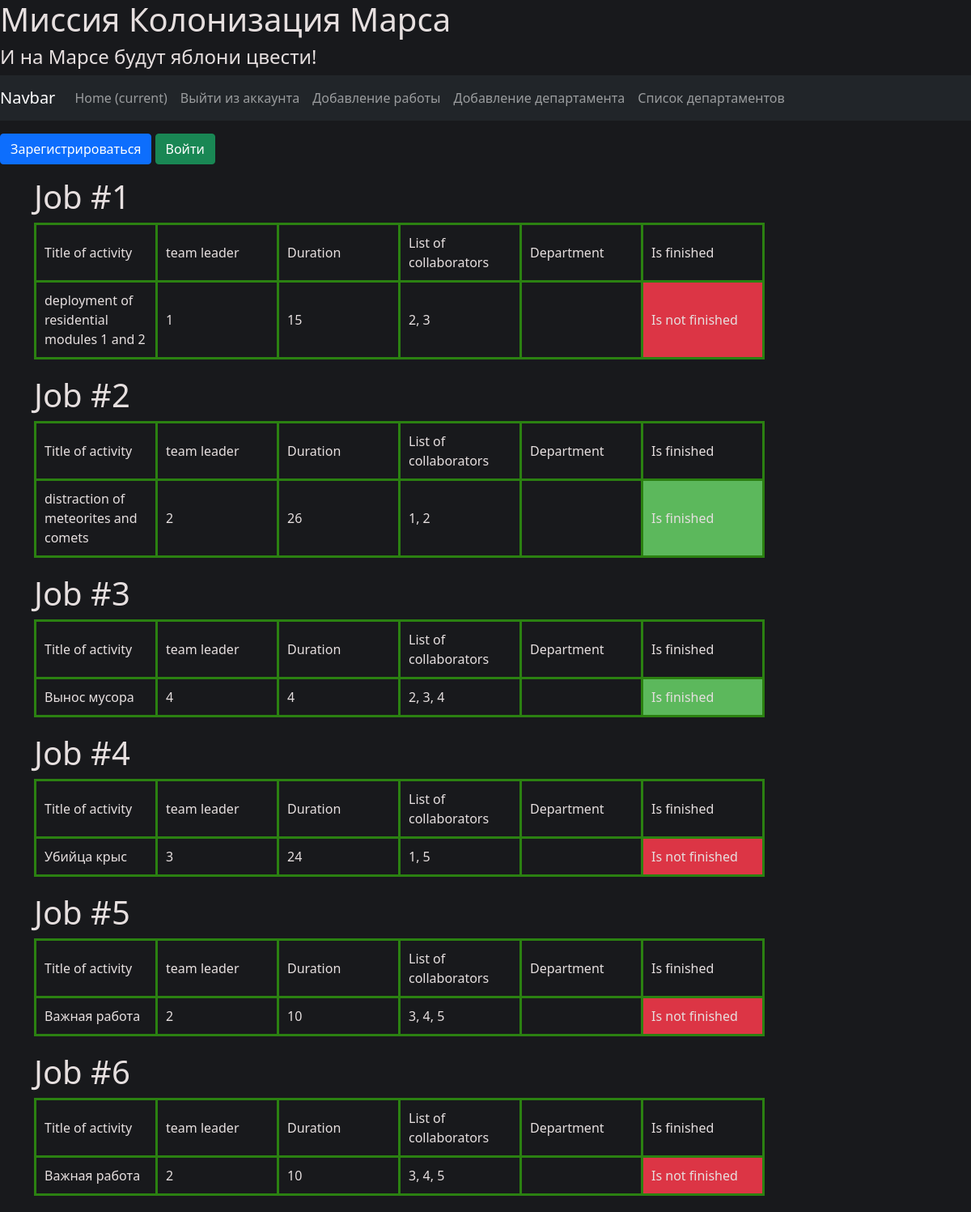
The app's page /, older data.
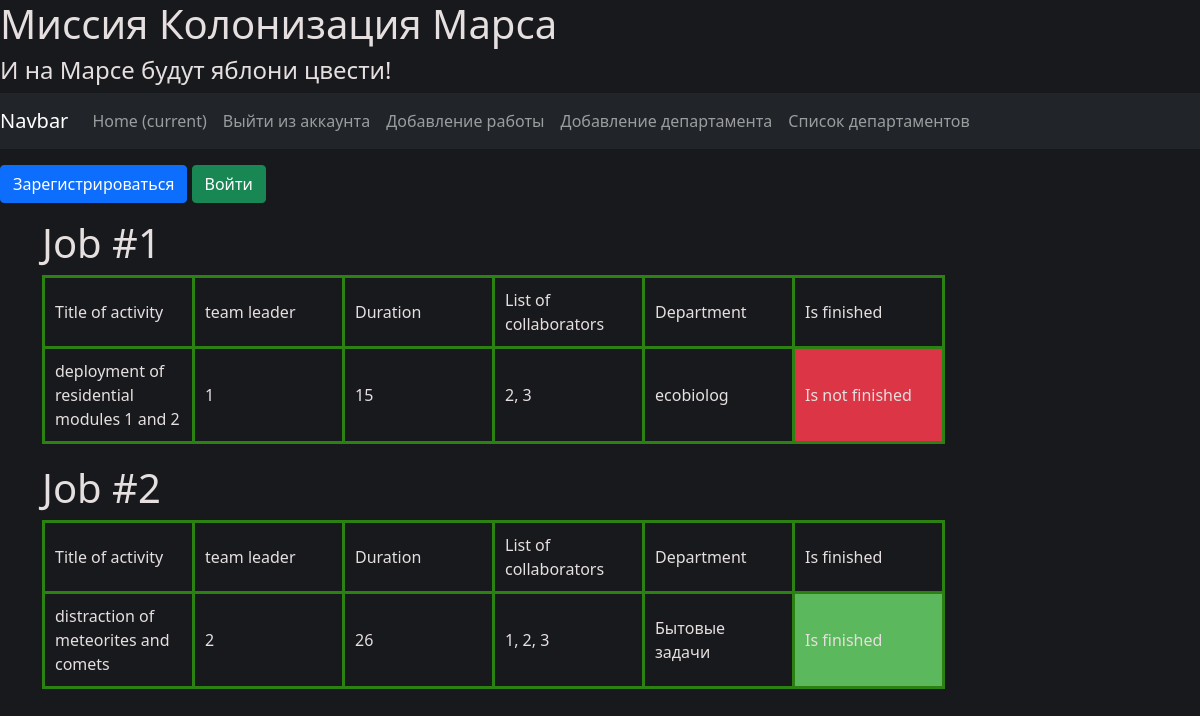
The same page, newer data.
### data/jobs.py (models this page shows, shortened)
class Job(SqlAlchemyBase, SerializerMixin):
    __tablename__ = 'jobs'
    id = sqlalchemy.Column(sqlalchemy.Integer,
                           primary_key=True, autoincrement=True)
    team_leader = sqlalchemy.Column(sqlalchemy.Integer, sqlalchemy.ForeignKey("users.id"))
    job = sqlalchemy.Column(sqlalchemy.String)
    work_size = sqlalchemy.Column(sqlalchemy.Integer)
    collaborators = sqlalchemy.Column(sqlalchemy.String)
    start_date = sqlalchemy.Column(sqlalchemy.DateTime, default=datetime.datetime.now)
    end_date = sqlalchemy.Column(sqlalchemy.DateTime)
    is_finished = sqlalchemy.Column(sqlalchemy.Boolean, default=False)
    user = orm.relationship('User')
    department = orm.relationship("Department",
                                  secondary="association",
                                  backref="jobs")

### data/departments.py (models this page shows, shortened)
class Department(SqlAlchemyBase):
    __tablename__ = 'departments'
    def __str__(self):
        return f"{self.title}"
    id = sqlalchemy.Column(sqlalchemy.Integer,
                           primary_key=True, autoincrement=True)
    title = sqlalchemy.Column(sqlalchemy.String, sqlalchemy.ForeignKey("users.speciality"), nullable=True)
    chief = sqlalchemy.Column(sqlalchemy.Integer)
    members = sqlalchemy.Column(sqlalchemy.String, nullable=True)
    email = sqlalchemy.Column(sqlalchemy.String, index=True, nullable=True)
    user = orm.relationship('User')

### repr.py (the view)
@app.route('/index')
@app.route('/')
def index():
    db_sess = create_session()
    lst = []
    for job in db_sess.query(Job).all():
        lst.append(job)
    return render_template('home.html', title='Милый дом', list=lst)

### data/db_session.py (called while the page is built)
def create_session() -> Session:
    global __factory
    return __factory()

### templates/home.html (shortened to what this page needs)
{% extends "base.html" %}
{% block hed %}
<link rel="stylesheet" href="/static/css/table.css">
{% endblock %}
{% block navigate %}
<nav class="navbar navbar-expand-lg navbar-dark bg-dark">
  <a class="navbar-brand" href="/">Navbar</a>
  <div class="collapse navbar-collapse" id="navbarSupportedContent">
    <ul class="navbar-nav mr-auto">
      <li class="nav-item active">
        <a class="nav-link" href="/">Home <span class="sr-only">(current)</span></a>
      </li>
      <li class="nav-item">
        <a class="nav-link" href="/logout">Выйти из аккаунта</a>
      </li>
      <li class="nav-item">
        <a class="nav-link" href="/add_job">Добавление работы</a>
      </li>
      <li class="nav-item">
            <a class="nav-link" href="/add_department">Добавление департамента</a>
        </li>
      <li class="nav-item">
            <a class="nav-link" href="/department_list">Список департаментов</a>
        </li>
    </ul>
  </div>
</nav>
{% endblock %}
{% block content %}
{% for job in list %}
<h1>Job #{{job.id}}</h1>
<table>
    <thead>
    <tr>
        <td>Title of activity</td>
        <td>team leader</td>
        <td>Duration</td>
        <td>List of collaborators</td>
        <td>Department</td>
        <td>Is finished</td>
    </tr>
    </thead>
    <tbody>
        <tr>
            <td>{{job.job}}</td>
            <td>{{job.team_leader}}</td>
            <td>{{job.work_size}}</td>
            <td>{{job.collaborators}}</td>
            <td>{{job.department[0]}}</td>
            {% if job.is_finished %}
            <td class="finished">Is finished</td>
            {% else %}
            <td class="not_finished">Is not finished</td>
            {% endif %}
        </tr>
    </tbody>
</table>
{% endfor %}
{% endblock %}

Row changes from the older to the newer data that the page shows:
removed Job: id "3", job "Вынос мусора", team_leader "4", work_size "4", collaborators "2, 3, 4", is_finished "Is finished"
removed Job: id "4", job "Убийца крыс", team_leader "3", work_size "24", collaborators "1, 5", is_finished "Is not finished"
removed Job: id "5", job "Важная работа", team_leader "2", work_size "10", collaborators "3, 4, 5", is_finished "Is not finished"
removed Job: id "6", job "Важная работа", team_leader "2", work_size "10", collaborators "3, 4, 5", is_finished "Is not finished"
changed Job "deployment of residential modules 1 and 2": title (not shown) → "ecobiolog"
changed Job "distraction of meteorites and comets": collaborators "1, 2" → "1, 2, 3"; title (not shown) → "Бытовые задачи"
